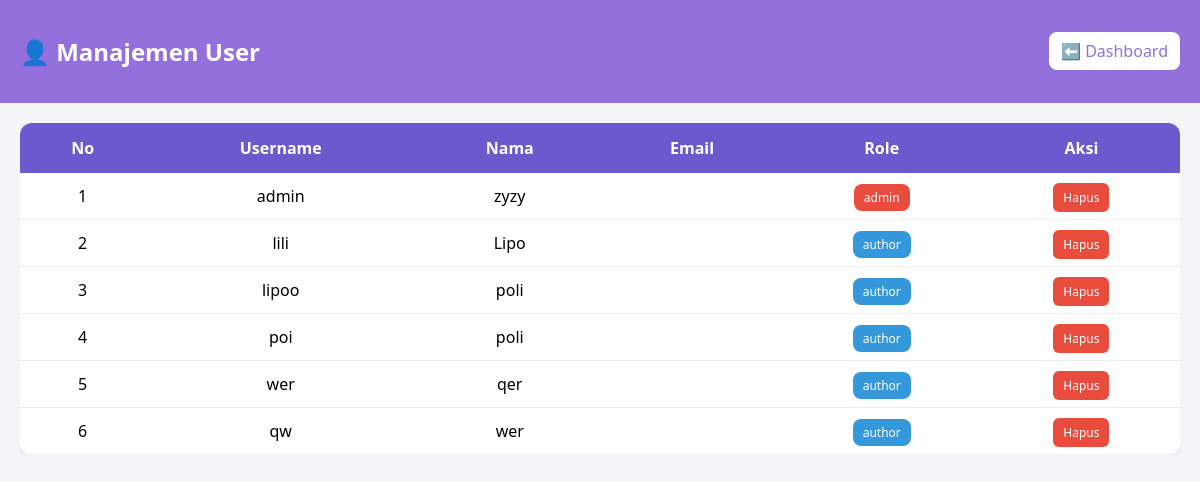
Page /admin/user/index.php on the committed database.
### tables this page shows
CREATE TABLE `users` (
  `id_user` int(11) NOT NULL,
  `username` varchar(50) DEFAULT NULL,
  `password` varchar(255) DEFAULT NULL,
  `nama` varchar(100) DEFAULT NULL,
  `role` enum('admin','author','users') DEFAULT NULL
);

### admin/user/index.php (the view, shortened to what this page needs)
<?php
include "../../config/koneksi.php";
$query = mysqli_query($koneksi, "SELECT * FROM users");
?>
<!DOCTYPE html>
<html>
<head>
</head>
<body>
<div class="header">
    <h2>👤 Manajemen User</h2>
    <a href="../dashboard.php">⬅️ Dashboard</a>
</div>
<div class="container">
<div class="table-wrapper">
<table>
<tr>
    <th>No</th>
    <th>Username</th>
    <th>Nama</th>
    <th>Email</th>
    <th>Role</th>
    <th>Aksi</th>
</tr>
<?php
$no = 1;
if (mysqli_num_rows($query) > 0) {
    while ($d = mysqli_fetch_assoc($query)) {
?>
<tr>
    <td><?= $no++ ?></td>
    <td><?= $d['username'] ?></td>
    <td><?= $d['nama'] ?></td>
    <td><?= $d['email'] ?></td>
    <td>
        <span class="role <?= $d['role'] ?>">
            <?= $d['role'] ?>
        </span>
    </td>
    <td>
        <a href="proses.php?hapus=<?= $d['id_user'] ?>"
           class="btn-hapus"
           onclick="return confirm('Yakin hapus user?')">
           Hapus
        </a>
    </td>
</tr>
<?php
    }
} else {
?>
<tr>
    <td colspan="4" class="empty">Belum ada user</td>
</tr>
<?php } ?>
</table>
</div>
</div>
</body>
</html>

### admin/user/index.php (style rules this page uses)
body { font-family: 'Segoe UI', sans-serif; background: #f4f4f9; margin: 0; }
.header { background: #9370DB; color: white; padding: 15px 20px; display: flex; justify-content: space-between; align-items: center; }
.header a { background: white; color: #9370DB; padding: 8px 12px; border-radius: 8px; text-decoration: none; }
.container { padding: 20px; }
.table-wrapper { overflow-x: auto; }
table { width: 100%; border-collapse: collapse; background: white; border-radius: 12px; overflow: hidden; box-shadow: 0 5px 15px rgba(0,0,0,0.08); }
th { background: #6A5ACD; color: white; padding: 14px; text-align: center; }
td { padding: 12px; border-bottom: 1px solid #eee; text-align: center; }
.role { padding: 5px 10px; border-radius: 8px; color: white; font-size: 12px; }
.admin { background: #e74c3c; }
.author { background: #3498db; }
.btn-hapus { background: #e74c3c; padding: 6px 10px; border-radius: 6px; color: white; text-decoration: none; font-size: 12px; }

### rows in the picture
users: username "admin", nama "zyzy", role "admin"
users: username "lili", nama "Lipo", role "author"
users: username "lipoo", nama "poli", role "author"
users: username "poi", nama "poli", role "author"
users: username "wer", nama "qer", role "author"
users: username "qw", nama "wer", role "author"
